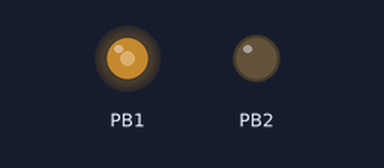
This sketch was run on a simulated ATtiny85, built with avr-gcc and run on an emulated ATtiny85. Shown: output pins drawn as LEDs (lit = HIGH). Random numbers use the default seed unless the sketch sets one.

Above: at 0.2 s.
At 0.7 s:
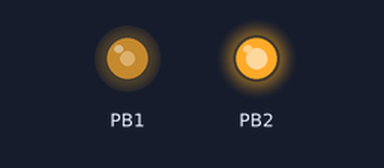
Timing chart, 0 to 0.8 s (numbered marks = the images above):
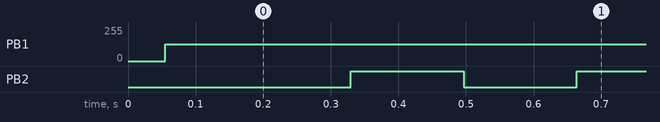

Measured:
- by itself, PB1: 0/255 → 127/255 at 0.05 s
- by itself, PB2: LOW → HIGH at 0.33 s, → LOW 0.17 s later, → HIGH 0.17 s later

The sketch:

pop_cat_attiny85.ino
```cpp
/*digispark pop_cat_ring*/
/*RADIONEWS**************/
/*12.03.2021*/

/*массив аудио*/
const uint8_t pop[] PROGMEM = {
128,128,128,128,129,129,129,129,128,126,124,121,118,118,122,126,
131,134,136,139,141,141,139,136,135,135,135,136,137,138,138,138,
140,140,140,140,138,137,136,134,133,132,131,131,130,129,128,128,
128,127,127,129,130,131,131,130,130,130,131,131,131,131,130,130,
129,128,128,128,128,128,129,130,132,132,132,132,133,134,134,134,
134,134,134,134,134,133,133,132,131,130,130,130,129,129,129,129,
130,130,131,132,134,135,135,135,134,133,132,131,131,131,131,130,
130,130,130,130,130,130,131,131,132,132,132,132,131,131,130,129,
128,128,127,127,127,127,127,127,127,127,127,127,127,127,128,128,
128,128,128,128,128,128,128,128,128,127,127,127,127,127,127,127,
127,127,127,126,126,127,127,127,127,126,126,126,126,126,126,125,
125,125,125,125,125,125,125,125,125,125,126,126,126,125,125,125,
125,125,125,125,125,125,125,125,125,125,125,125,125,125,125,125,
125,125,125,125,125,125,125,125,125,125,125,125,125,125,125,125,
125,125,125,125,125,125,125,125,125,125,125,124,124,124,124,124,
124,124,124,124,124,124,124,124,124,124,124,124,124,124,124,123,
123,123,122,123,123,123,122,122,123,123,122,122,123,124,123,124,
123,123,124,125,124,122,123,123,123,122,122,122,122,122,122,122,
122,122,123,123,123,123,124,125,127,130,132,135,140,145,151,157,
163,166,168,169,167,166,168,168,168,170,171,172,173,175,174,174,
175,174,173,173,172,172,171,170,170,169,169,168,167,166,165,163,
159,154,149,144,138,132,126,121,114,107,102,96,91,86,81,76,
72,68,65,63,62,61,63,66,69,74,81,88,95,103,111,118,
125,132,139,145,151,157,162,167,170,171,171,171,168,165,161,155,
148,142,134,127,121,114,107,102,96,92,87,84,81,79,79,79,
81,84,88,93,98,104,110,117,124,130,137,142,148,152,156,159,
162,163,163,163,161,159,156,152,148,142,137,132,126,121,116,112,
108,104,101,100,99,98,99,100,102,105,108,112,116,121,125,130,
134,138,142,146,148,150,152,152,152,151,150,148,145,142,138,134,
130,126,122,118,115,112,110,108,106,106,106,107,108,110,112,115,
118,121,124,128,131,134,137,139,141,142,143,143,143,142,140,138,
136,133,130,127,124,121,119,116,114,113,111,111,111,111,112,113,
115,117,120,123,125,128,131,133,136,137,139,140,141,141,140,139,
138,136,134,132,129,127,125,122,120,119,117,116,116,116,116,117,
118,119,121,123,125,127,128,130,131,133,133,134,134,133,133,132,
131,129,128,127,125,123,122,121,120,119,119,119,119,120,120,121,
122,124,125,126,127,128,129,130,130,130,130,130,129,128,127,126,
125,124,123,122,121,120,120,119,119,119,120,121,121,122,123,124,
125,126,127,128,129,129,129,129,129,129,128,127,126,125,124,123,
123,122,121,121,121,121,122,122,123,124,125,126,127,128,129,130,
130,131,131,131,131,130,130,129,128,127,127,126,125,124,124,123,
123,123,123,123,123,124,124,125,125,125,126,126,126,126,126,125,
125,124,124,124,123,123,123,123,123,123,124,124,125,125,126,127,
127,128,128,128,128,128,128,128,127,127,126,126,125,125,125,125,
124,124,124,125,125,125,126,126,126,126,126,127,127,127,126,126,
126,126,126,125,125,125,125,125,125,126,126,126,126,127,127,127,
127,127,127,127,127,126,126,126,126,126,125,125,125,126,126,126,
126,126,126,127,127,127,127,127,127,127,126,126,126,126,125,125,
125,125,126,126,126,126,127,127,127,127,127,127,127,127,127,127,
126,126,126,126,126,126,126,126,126,126,127,127,127,127,127,127,
127,127,127,127,127,126,126,126,126,126,126,126,127,127,127,127,
127,127,127,126,126,126,126,126,126,126,126,126,127,127,127,128,
128,128,128,128,128,127,127,127,126,126,126,126,126,126,126,127,
127,127,127,128,128,127,127,127,127,127,127,126,126,127,127,127,
127,127,127,127,127,127,127,127,127,127,127,127,127,127,127,127,
127,127,127,127,127,127,127,127,127,127,127,127,127,127,127,127,
127,127,127,127,127,127,127,127,127,127,127,127,127,127,127,127,
127,127,127,127,127,127,127,127,127,127,127,127,127,127,127,127,
127,127,127,127,127,127,127,127,127,127,127,127,127,127,127,127,
127,127,127,127,127,127,127,127,127,127,127,127,127,127,127,127,
127,127,127,127,127,127,127,127,127,127,127,127,127,127,127,127,
127,127,127,127,127,127,127,127,127,127,127,127,127,127,127,127,
127,127,127,127,127,127,127,127,127,127,127,127,127,127,127,127,
127,127,127,127,127,127,127,127,127,127,127,127,127,127,127,127,
127,127,127,127,127,127,127,127,127,127,127,127,127,127,127,127,
127,127,127,127,127,127,127,127,127,127,127,127,127,127,127,127,
127,127,127,127,127,127,127,127,127,127,127,127,127,127,127,127,
127,127,127,127,127,127,127,127,127,127,127,127,127,127,127,127,
127,127,127,127,127,127,128,127,128,128,127,128,127,128,128,128,
127,128,128,127,128,127,127,128,127,128,127,128,127,128,128,127,
128,127,127,128,127,128,127,128,127,128,127,128,127,128,127,128,
127,128,127,128,127,128,127,128,127,128,127,128,127,127,128,127,
128,127,128,128,128,128,128,128,128,128,128,127,128,127,128,127,
127,128,127,128,127,128,127,128,127,128,127,128,128,127,128,127,
128,128,127,128,127,128,128,127,128,127,128,128,128,128,128,127,
128,127,128,127,128,127,128,127,128,128,127,128,128,127,127,128,
127,128,127,128,127,128,128,128,128,128,128,127,128,127,128,127,
128,127,128,127,128,127,128,127,128,128,128,127,128,127,128,128,
127,128,128,128,127,128,127,128,127,128,127,128,128,128,127,128,
128,127,128,128,128,128,127,128,128,128,127,128,128,128,128,127,
128,128,127,128,127,128,128,127,128,128,128,127,128,127,128,127,
128,128,127,128,127,128,128,127,128,127,128,127,128,128,128,128,
128,127,128,128,128,128,128,127,128,128,127,128,127,128,127,128,
128,128,127,128,127,128,128,127,128,128,127,128,127,128,127,128,
128,127,128,128,128,128,128,127,128,128,127,128,127,128,127,128,
128,127,128,127,128,127,128,127,128,128,127,128,128,128,127,128,
127,128,127,128,128,128,128,127,128,127,128,127,128,128,128,128,
128,127,127,128,127,128,127,128,128,128,127,128,128,128,128,128,
127,128,127,128,127,128,127,128,128,128,128,127,128,127,128,127,
128,127,128,127,128,128,127,128,127,128,127,128,128,127,128,128,
127,128,128,127,128,127,127,128,127,128,127,128,127,128,128,127,
128,127,128,127,128,127,128,127,128,127,128,127,128,128,127,128,
127,127,128,127,128,128,128,127,128,127,128,127,128,127,128,127,
128,127,128,128,128,127,128,127,128,128,127,128,127,128,128,127,
128,128,127,128,128,127,128,127,128,127,128,128,127,128,127,128,
128,127,128,127,128,128,127,128,127,128,127,128,128,128,128,128,
128,128,128,127,128,127,128,127,127,128,127,128,127,128,128,128,
128,128,127,128,128,127,128,127,128,127,128,127,128,127,128,127,
128,128,127,128,127,128,128,128,127,128,127,128,128,127,128,128,
127,128,127,128,127,128,127,128,127,128,128,127,128,127,127,128,
127,128,127,128,127,128,127,128,127,128,128,127,128,127,128,127,
128,128,127,128,127,128,127,128,128,127,128,128,127,128,128,127,
128,128,127,128,128,127,128,127,128,127,128,127,128,128,128,128,
127,128,127,128,127,128,128,128,128,128,128,128,128,128,127,128,
127,128,127,128,128,127,128,127,128,128,128,127,128,127,128,127,
128,128,127,128,128,128,127,128,127,128,128,127,128,127,128,128,
128,128,128,127,128,127,127,128,127,128,127,128,128,128,127,128,
127,128,127,128,128,128,128,128,128,128,128,127,128,127,128,127,
128,127,128,128,128,127,128,127,128,127,128,127,128,127,128,128,
127,128,127,128,128,128,127,128,128,127,128,127,128,127,128,127,
128,127,128,128,127,128,127,128,127,128,127,128,127,128,128,127,
128,127,128,127,128,128,127,128,128,127,128,127,128,127,128,128,
127,128,127,128,127,127,128,127,128,128,127,128,127,128,128,128,
128,127,128,127,128,127,128,127,128,127,128,128,128,127,128,127,
128,128,127,128,127,128,128,127,128,127,128,127,128,127,128,127,
128,127,128,128,127,128,128,127,128,127,128,128,127,128,128,127,
128,128,127,128,127,128,127,128,127,128,127,128,127,128,127,128,
128,127,128,127,128,128,127,128,127,128,127,128,128,127,128,128,
127,128,127,128,128,127,128,127,128,127,128,127,128,127,128,127,
128,128,128,128,127,128,127,128,127,128,127,128,127,128,128,128,
127,128,128,127,128,127,128,128,127,128,128,127,128,127,128,127,
128,128,127,128,127,128,128,127,128,127,128,127,128,127,128,128,
128,127,128,128,128,128,127,128,128,127,128,127,128,127,128,127,
128,127,128,127,128,127,128,127,128,127,128,127,128,127,128,127,
128,128,128,128,127,128,127,128,127,128,127,128,127,128,127,128,
128,127,127,127,127,128,127,128,127,128,128,128,129,128,129,129,
129,129,129,129,130,129,129,129,130,128,129,127,125,126,113,108,
111,112,107,100,113,104,94,100,91,95,92,93,104,109,115,125,
131,139,147,154,161,167,177,179,190,196,194,198,196,191,187,176,
163,156,143,126,115,103,89,77,70,62,60,60,58,69,80,88,
103,121,136,154,170,181,197,206,207,211,211,201,188,176,157,139,
119,95,79,64,47,37,36,36,41,52,69,90,112,134,159,184,
201,215,227,232,230,221,206,188,165,138,111,86,63,42,28,22,
21,25,37,55,79,105,131,160,185,205,220,228,229,220,204,183,
158,130,101,75,53,36,24,21,24,34,49,70,96,123,149,172,
192,205,210,209,201,185,163,138,111,85,61,42,29,23,25,34,
50,72,97,123,148,170,187,197,200,196,185,167,145,120,95,72,
54,41,34,35,43,58,77,101,125,148,169,184,193,196,192,181,
165,145,123,101,81,66,55,51,53,61,75,93,113,134,153,168,
180,185,185,179,167,151,134,115,98,83,74,69,70,76,87,102,
119,135,151,164,173,177,175,169,159,145,130,114,101,89,83,80,
83,90,101,115,129,143,156,166,172,173,170,162,152,139,125,113,
102,94,90,91,95,103,114,127,139,150,159,165,167,165,159,150,
139,128,117,108,101,98,98,103,110,119,130,141,150,157,161,162,
159,153,145,135,126,116,109,105,104,106,111,119,128,138,147,154,
159,161,158,153,147,138,128,120,113,107,106,107,111,117,126,134,
142,149,153,155,153,150,144,137,130,123,117,113,112,113,116,120,
127,133,139,143,147,148,147,144,139,134,129,124,120,117,117,118,
120,124,129,134,136,139,141,140,137,135,132,127,124,122,121,120,
122,124,127,130,133,135,136,137,136,134,132,128,126,124,122,122,
122,124,126,129,131,134,135,136,135,134,132,129,126,124,122,121,
121,122,124,126,128,131,133,134,135,134,133,130,128,125,123,122,
121,122,123,125,127,128,131,132,133,132,131,131,129,127,125,124,
123,123,124,125,126,127,129,130,131,130,131,129,129,127,126,125,
124,125,124,125,126,127,128,129,129,130,129,128,127,127,126,126,
125,125,126,126,127,128,129,129,130,130,129,128,128,127,127,126,
125,126,126,126,127,128,128,129,128,129,129,128,127,128,127,128,
126,127,128,127,128,128,129,128,129,128,127,128,127,127,127,126,
127,127,128,129,128,129,128,129,128,127,128,127,126,127,126,127,
127,127,127,128,129,128,129,128,128,128,128,127,127,126,127,126};

bool led = false;
uint16_t i = 0;

void setup() {
  pinMode(1,OUTPUT);
  pinMode(2,OUTPUT);

  //настройка шим на максимальную частоту
  TCCR0A = 0b00100011;
  TCCR0B = 0x01;
  OCR0B = 0;
}

void loop() {
  for(i=0;i<2562; i++){
    OCR0B = pgm_read_word(&pop[i]);
    //от задержки зависит скорость воспроизведения
    delayMicroseconds(60);
  }
  digitalWrite(2, led);
  led = !led;
  delay(random(200,300));
}
```
